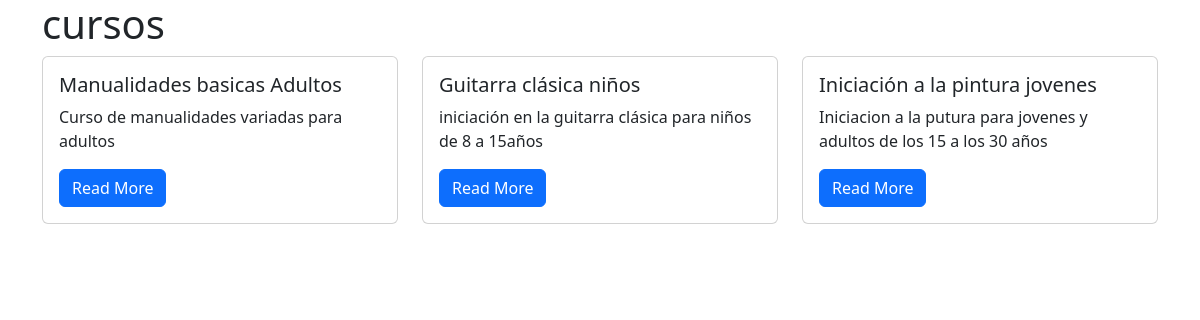
/index, run on the app's committed database.
### cursos/models.py (models this page shows, shortened)
class Curso(models.Model):
    nombre = models.CharField(max_length=200)
    descripcion = models.TextField()
    fecha_inicio = models.DateField()
    fecha_fin = models.DateField()
    precio = models.DecimalField(max_digits=10, decimal_places=2)
    capacidad = models.IntegerField()
    horas_semanales = models.IntegerField()
    image = models.FileField(upload_to="cursos_images/", blank=True)

### pages/views.py (the view)
# urls.py: path("", views.Curso_index, name="curso_index"),
def Curso_index(request):
    Cursos = Curso.objects.all()
    context = {
        "Cursos": Cursos
    }
    return render(request, "cursos/curso_index.html", context)

### cursos/templates/cursos/curso_index.html (shortened to what this page needs)
{% extends "base.html" %}
{% block page_content %}
<h1>cursos</h1>
<div class="row">
{% for Curso in Cursos %}
    <div class="col-md-4">
        <div class="card mb-2">
            <div class="card-body">
                <h5 class="card-title">{{ Curso.nombre }}</h5>
                <p class="card-text">{{ Curso.descripcion }}</p>
                <a href="{% url 'curso_detail' Curso.pk %}"
                   class="btn btn-primary">
                    Read More
                </a>
            </div>
        </div>
    </div>
    {% endfor %}
</div>
{% endblock %}

### templates/base.html (shortened to what this page needs)
<!DOCTYPE html>
<html lang="en">
<head>
    <link
        href="https://cdn.jsdelivr.net/npm/bootstrap@5.3.1/dist/css/bootstrap.min.css"
        rel="stylesheet"
    >
</head>
<body class="container">
{% block page_content %}{% endblock page_content %}
</body>
</html>

### data on the page
Curso: nombre "Manualidades basicas Adultos", descripcion "Curso de manualidades variadas para adultos"
Curso: nombre "Guitarra clásica niños", descripcion "iniciación en la guitarra clásica para niños de 8 a 15años"
Curso: nombre "Iniciación a la pintura jovenes", descripcion "Iniciacion a la putura para jovenes y adultos de los 15 a los 30 años"
